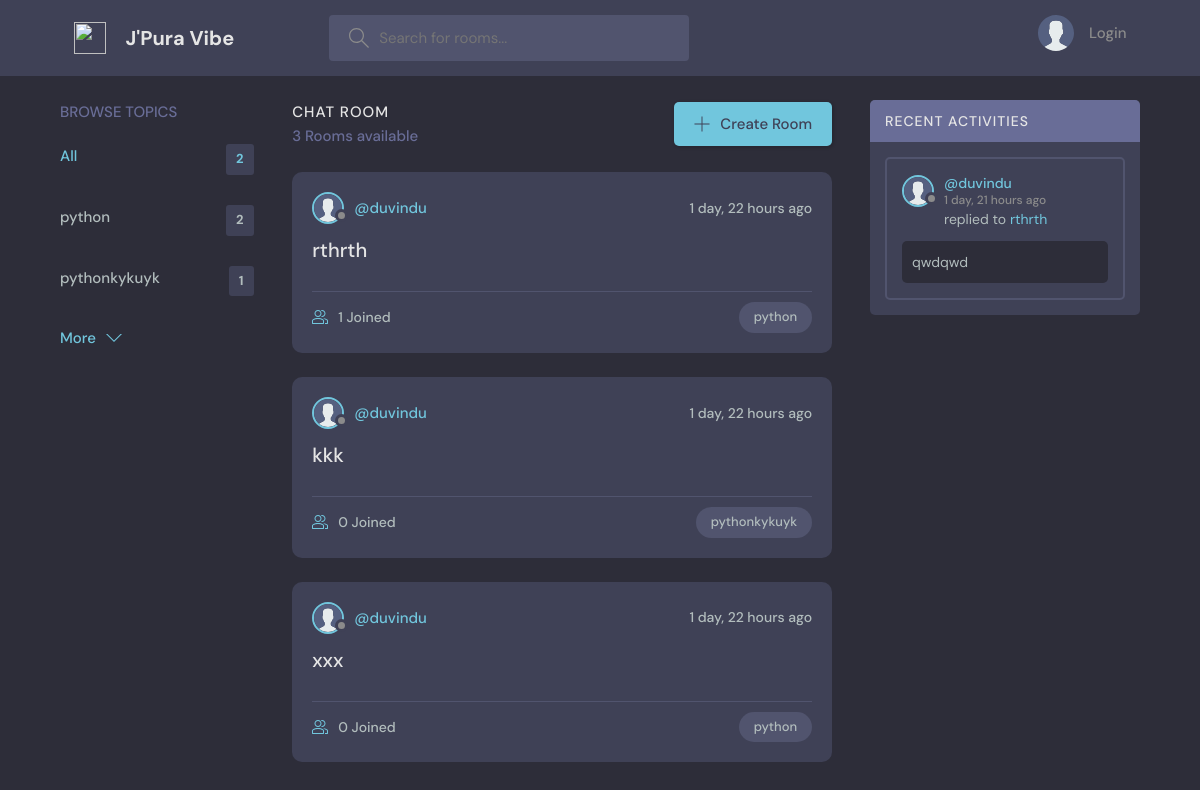
The app's page /, older data.
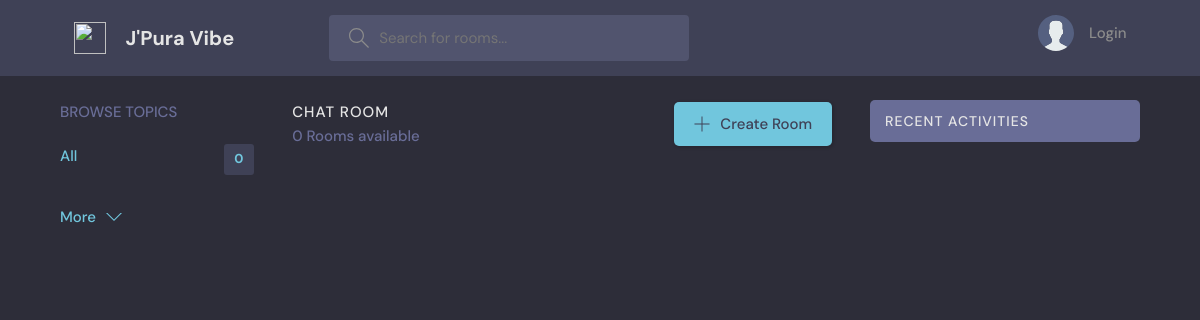
The same page, newer data.
### home/models.py (models this page shows, shortened)
class Topic(models.Model):
    name = models.CharField(max_length=200)

class Room(models.Model):
    host = models.ForeignKey(User, on_delete=models.CASCADE)
    topic = models.ForeignKey(Topic, on_delete=models.CASCADE)
    name = models.CharField(max_length=200)
    description = models.TextField(blank=True, null=True)
    participants = models.ManyToManyField(User, related_name='participants')
    created = models.DateTimeField(auto_now_add=True)
    class Meta:
        ordering = ['-created']

class Message(models.Model):
    user = models.ForeignKey(User, on_delete=models.CASCADE)
    room = models.ForeignKey(Room, on_delete=models.CASCADE)
    body = models.TextField()
    created = models.DateTimeField(auto_now_add=True)
    class Meta:
        ordering = ['-created']

### home/views.py (the view)
# urls.py: path('', home, name = 'home'),
def home(request):
    q = request.GET.get('q') if request.GET.get('q') else ''
    rooms = Room.objects.filter(
        Q(topic__name__icontains = q)|
        Q(name__icontains = q)
    )
    rooms_count = rooms.count()
    topics = Topic.objects.all()
    activities = Message.objects.all()
    context = {'rooms':rooms, 'topics':topics, 'rooms_count':rooms_count, 'activities':activities}
    return render(request, 'home/index.html', context)

### home/templates/home/index.html (shortened to what this page needs)
{% extends 'base.html' %}
{% block content %}
    <main class="layout layout--3">
      <div class="container">
        {% include 'home/c1-topic.html' %}
          <div class="roomList">
            <div class="roomList__header">
              <div>
                <h2>Chat Room</h2>
                <p>{{rooms_count}} Rooms available</p>
              </div>
              <a class="btn btn--main" href="{% url 'create-room' %}">
                <svg version="1.1" xmlns="http://www.w3.org/2000/svg" width="32" height="32" viewBox="0 0 32 32">
                  <title>add</title>
                  <path
                    d="M16.943 0.943h-1.885v14.115h-14.115v1.885h14.115v14.115h1.885v-14.115h14.115v-1.885h-14.115v-14.115z"
                  ></path>
                </svg>
                Create Room
              </a>
            </div>
            {% include 'home/c2-feed.html' %}
          </div>
      {% include 'home/c3-activity.html' %}
      </div>
    </main>
{% endblock content %}

### home/templates/home/c1-topic.html
        <div class="topics">
          <div class="topics__header">
            <h2>Browse Topics</h2>
          </div>
          <ul class="topics__list">
            <li>
              <a href="{% url 'home' %}" class="active">All <span>{{topics.count}}</span></a>
            </li>
            {% for topic in topics %}
                <li>
                    <a href="{% url 'home' %}?q={{topic.name}}">{{topic.name}} <span>{{topic.room_set.all.count}}</span></a>
                </li>
            {% endfor %}
          </ul>
          <a class="btn btn--link" href="{% url 'topic-view' %}">
            More
            <svg version="1.1" xmlns="http://www.w3.org/2000/svg" width="32" height="32" viewBox="0 0 32 32">
              <title>chevron-down</title>
              <path d="M16 21l-13-13h-3l16 16 16-16h-3l-13 13z"></path>
            </svg>
          </a>
        </div>

### home/templates/home/c2-feed.html (shortened to what this page needs)
{% load static %}
        {% for room in rooms %}
          <div class="roomListRoom">
            <div class="roomListRoom__header">
              <a href="{% url 'profile' room.host.username %}" class="roomListRoom__author">
                {% if request.user == room.host %}
                  {% if room.host.profile.image %}
                    <div class="avatar avatar--small active">
                      <img src="{{room.host.profile.image.url}}" />
                    </div>
                  {% else %}
                    <div class="avatar avatar--small active">
                      <img src="{% static 'images/avatar.svg' %}" />
                    </div>
                  {% endif %}
                {% else %}
                  {% if room.host.profile.image %}
                    <div class="avatar avatar--small">
                      <img src="{{room.host.profile.image.url}}" />
                    </div>
                  {% else %}
                    <div class="avatar avatar--small">
                      <img src="{% static 'images/avatar.svg' %}" />
                    </div>
                  {% endif %}
                {% endif %}
                <span>@{{room.host.username}}</span>
              </a>
              <div class="roomListRoom__actions">
                <span>{{room.created|timesince}} ago</span>
              </div>
            </div>
            <div class="roomListRoom__content">
              <a href="{% url 'room' room.id %}">{{room.name}}</a>
            </div>
            <div class="roomListRoom__meta">
              <a href="{% url 'room' room.id %}" class="roomListRoom__joined">
                {{room.participants.all.count}} Joined
              </a>
              <p class="roomListRoom__topic">{{room.topic.name}}</p>
            </div>
          </div>
        {% endfor %}

### home/templates/home/c3-activity.html (shortened to what this page needs)
{% load static %}
        <div class="activities">
          <div class="activities__header">
            <h2>Recent Activities</h2>
          </div>
            {% for activity in activities %}
                <div class="activities__box">
                    <div class="activities__boxHeader roomListRoom__header">
                    <a href="{% url 'profile' activity.user.username %}" class="roomListRoom__author">
                        {% if request.user == activity.user %}
                         {% if activity.user.profile.image %}
                            <div class="avatar avatar--small active">
                                <img src="{{activity.user.profile.image.url}}" />
                            </div>
                         {% else %}
                            <div class="avatar avatar--small active">
                                <img src="{% static 'images/avatar.svg' %}" />
                            </div>
                         {% endif %}
                        {% else %}
                         {% if activity.user.profile.image %}
                            <div class="avatar avatar--small">
                                <img src="{{activity.user.profile.image.url}}" />
                            </div>
                         {% else %}
                            <div class="avatar avatar--small">
                                <img src="{% static 'images/avatar.svg' %}" />
                            </div>
                         {% endif %}
                        {% endif %}
                        <p>
                        @{{activity.user.username}}
                        <span>{{activity.created|timesince}} ago</span>
                        </p>
                    </a>
                    </div>
                    <div class="activities__boxContent">
                    <p>replied to <a href="{% url 'room' activity.room.pk %}">{{activity.room.name}}</a></p>
                    <div class="activities__boxRoomContent">
                        {{activity.body}}
                    </div>
                    </div>
                </div>
            {% endfor %}
        </div>

Row changes from the older to the newer data that the page shows:
removed Topic: name "python", room_set.all.count "2"
removed Topic: name "pythonkykuyk", room_set.all.count "1"
removed Room: host.username "duvindu", created "1 day, 22 hours", name "rthrth", participants.all.count "1", topic.name "python"
removed Room: host.username "duvindu", created "1 day, 22 hours", name "kkk", participants.all.count "0", topic.name "pythonkykuyk"
removed Room: host.username "duvindu", created "1 day, 22 hours", name "xxx", participants.all.count "0", topic.name "python"
removed Message: user.username "duvindu", created "1 day, 21 hours", room.name "rthrth", body "qwdqwd"
Text that changed along with them:
{{ topics.count }}: "2" → "0"
{{ rooms_count }}: "3" → "0"
